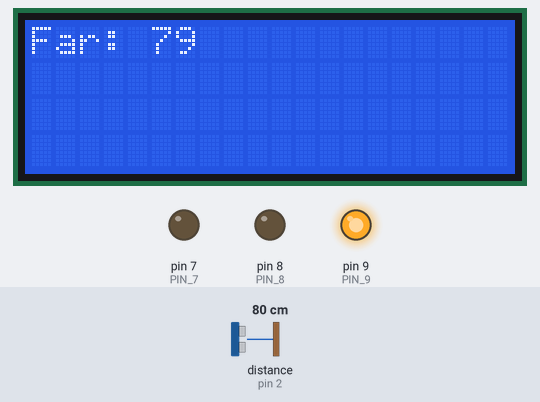
Recording of a program running on a simulated Arduino Nano, built with avr-gcc and run on an emulated ATmega328P. Shown: 20×4 character LCD, output pins drawn as LEDs (lit = HIGH). Wiring (inferred from the names in the program): ultrasonic range finder: trigger pin 3; echo pin 2. Inputs (shaded band) come from the test bench; at power-on: distance to the obstacle (sensor on pin 2) 80 cm. The echo pulse lasts 58.3 µs per cm; pins used as bus, display or sensor lines are not drawn; what the program prints to the serial monitor is not drawn.

Above: at 1.2 s.
1.3 s: distance to the obstacle (sensor on pin 2) set to 34 cm
At 2.9 s:
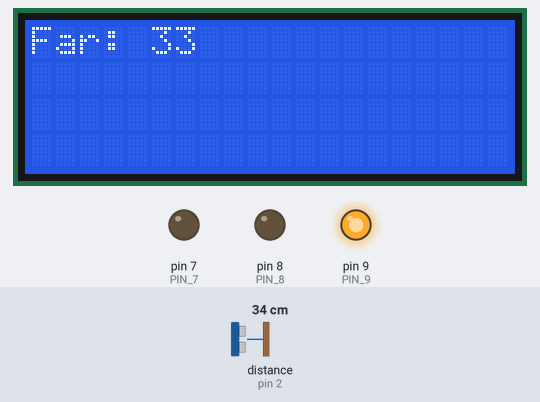
5.4 s: distance to the obstacle (sensor on pin 2) set to 28 cm
At 6.8 s:
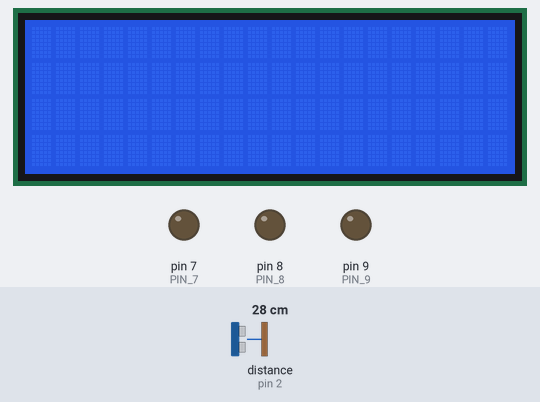
8.6 s: distance to the obstacle (sensor on pin 2) set to 23 cm
10.3 s: distance to the obstacle (sensor on pin 2) set to 20 cm
At 11.9 s:
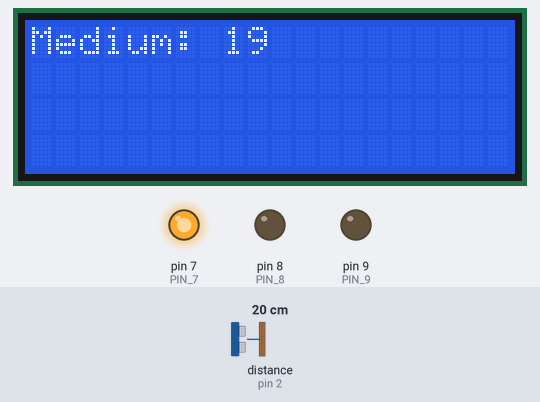
14.4 s: distance to the obstacle (sensor on pin 2) set to 13 cm
17.7 s: distance to the obstacle (sensor on pin 2) set to 10 cm
At 19.0 s:
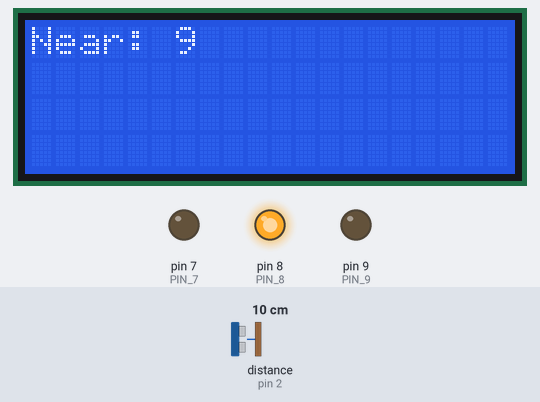
Timing chart, 0 to 20.7 s (numbered marks = the images above; inputs shaded):
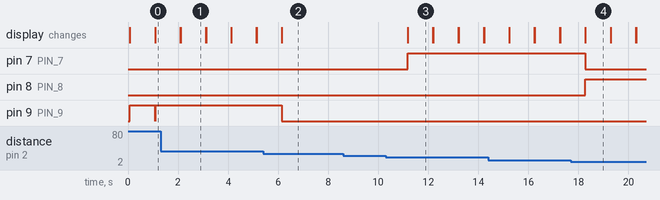

Measured:
- the behaviour switches between 31 and 30 cm on distance to the obstacle (sensor on pin 2) (found by bisection; images 1 and 2)
- the behaviour switches between 22 and 21 cm on distance to the obstacle (sensor on pin 2) (found by bisection; images 2 and 3)
- the behaviour switches between 12 and 11 cm on distance to the obstacle (sensor on pin 2) (found by bisection; images 3 and 4)
- after the input at 1.3 s, pin 9 (PIN_9): stops changing and stays HIGH; the display: first differs from a run without the input after 0.81 s (image 1)
- after the input at 5.4 s, pin 9 (PIN_9): HIGH → LOW after 0.74 s
- after the input at 8.6 s, every drawn part: stays the same
- after the input at 10.3 s, pin 7 (PIN_7): LOW → HIGH after 0.87 s; the display: changes after 0.88 s (image 3)
- after the input at 17.7 s, pin 7 (PIN_7): HIGH → LOW after 0.57 s; pin 8 (PIN_8): LOW → HIGH after 0.57 s; the display: first differs from a run without the input after 0.58 s (image 4)

The program:

main.cpp
```cpp
#include "includes.hpp"
#include "core\definitions.hpp"
#include "core\hardware\sensor\hc_sr_204.hpp"

LiquidCrystal_I2C lcd( 0x27, 20, 4 );

void setup( )
{
    const pin_list_t pin_list[] = {
        { PIN_2, INPUT },  // ECHO PIN
        { PIN_3, OUTPUT }, // TRIG PIN
        { PIN_7, OUTPUT }, // RED LED
        { PIN_8, OUTPUT }, // YELLOW LED
        { PIN_9, OUTPUT }, // GREEN LED
    };

    for ( int i = 0; i < sizeof( pin_list ) / sizeof( pin_list[ 0 ] ); i++ )
    {
        pinMode( pin_list[ i ].pin, pin_list[ i ].mode );
    }

    lcd.init( );
    lcd.backlight( );

    Serial.begin( 9600 );
}

void printDistance( const char* range, unsigned long distance )
{
    Serial.print( "Object is " );
    Serial.print( range );
    Serial.print( " from us: " );
    Serial.print( distance );
    Serial.println( " cm" );
}

void loop( )
{
    const pin_list_t pin_list[] = {
        { PIN_7, LOW }, // YELLOW LED
        { PIN_8, LOW }, // RED LED
        { PIN_9, LOW }, // GREEN LED
    };

    for ( int i = 0; i < sizeof( pin_list ) / sizeof( pin_list[ 0 ] ); i++ )
    {
        digitalWrite( pin_list[ i ].pin, pin_list[ i ].mode );
    }

    lcd.clear( );

    unsigned long distance = sensor::hc_sr_204::get_distance( PIN_3, PIN_2, 30000 );

    String distance_formated = String( distance );

    if ( distance >= FAR_THRESHOLD )
    {
        digitalWrite( PIN_9, HIGH );
        printDistance( "Far", distance );
        lcd.print( "Far: " );
        lcd.print( distance_formated );
    }
    else if ( distance >= MEDIUM_MIN && distance <= MEDIUM_MAX )
    {
        digitalWrite( PIN_7, HIGH );
        printDistance( "Medium", distance );
        lcd.print( "Medium: " );
        lcd.print( distance_formated );
    }
    else if ( distance >= NEAR_MIN && distance <= NEAR_MAX )
    {
        digitalWrite( PIN_8, HIGH );
        printDistance( "Near", distance );
        lcd.print( "Near: " );
        lcd.print( distance_formated );
    }
    else
    {
        Serial.print( "Out of range: " );
        Serial.print( distance );
        Serial.println( " cm" );
    }

    delay( DELAY_MS );
}
```

definitions.hpp
```cpp
#ifndef INCLUDE_CORE_DEFINITIONS_HPP
#define INCLUDE_CORE_DEFINITIONS_HPP

// Pin definitions
#define PIN_2 2
#define PIN_3 3
#define PIN_7 7
#define PIN_8 8
#define PIN_9 9

// Distance thresholds (in cm)
#define FAR_THRESHOLD 30
#define MEDIUM_MAX    20
#define MEDIUM_MIN    11
#define NEAR_MAX      10
#define NEAR_MIN      1

typedef struct
{
    uint8_t pin;
    uint8_t mode;
} pin_list_t;

#endif // !INCLUDE_CORE_DEFINITIONS_HPP
```

hc_sr_204.hpp
```cpp
#ifndef INCLUDE_CORE_HARDWARE_SENSOR_HC_SR_204_HPP
#define INCLUDE_CORE_HARDWARE_SENSOR_HC_SR_204_HPP

namespace sensor::hc_sr_204
{
    unsigned long get_distance( uint8_t trigger_pin, uint8_t echo_pin, int delayMS );
} // namespace sensor::hc_sr_204

#endif // !INCLUDE_CORE_HARDWARE_SENSOR_HC_SR_204_HPP
```

includes.hpp
```cpp
#ifndef INCLUDE_INCLUDES_HPP
#define INCLUDE_INCLUDES_HPP

#include <Arduino.h>
#include <LiquidCrystal_I2C.h>

#define DELAY_MS   1000  // 1 second delay
#define TIMEOUT_US 30000 // 30ms timeout for sensor

#endif // !INCLUDE_INCLUDES_HPP
```

hc_sr_204.cpp
```cpp
#include "includes.hpp"
#include "core\hardware\sensor\hc_sr_204.hpp"

unsigned long sensor::hc_sr_204::get_distance( uint8_t trigger_pin, uint8_t echo_pin, int delayMS )
{
    digitalWrite( trigger_pin, HIGH );
    delayMicroseconds( 2 );
    digitalWrite( trigger_pin, LOW );
    delayMicroseconds( 10 );

    unsigned long duration = pulseIn( echo_pin, HIGH, delayMS );
    return ( duration * 0.0343 ) / 2;
}
```
